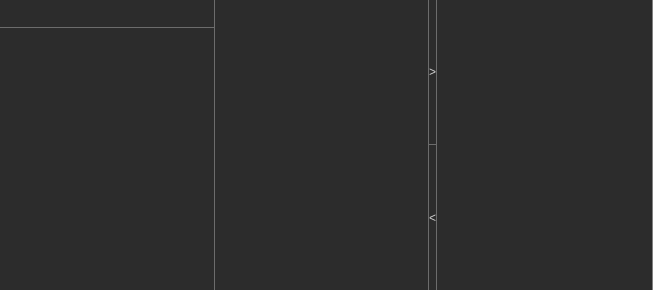
<?xml version="1.0" encoding="UTF-8"?>
<ui version="4.0">
 <class>DrinksWidget</class>
 <widget class="QWidget" name="DrinksWidget">
  <property name="geometry">
   <rect>
    <x>0</x>
    <y>0</y>
    <width>653</width>
    <height>290</height>
   </rect>
  </property>
  <property name="minimumSize">
   <size>
    <width>653</width>
    <height>0</height>
   </size>
  </property>
  <property name="focusPolicy">
   <enum>Qt::StrongFocus</enum>
  </property>
  <property name="windowTitle">
   <string>Form</string>
  </property>
  <property name="styleSheet">
   <string notr="true">QWidget {
	background: rgb(44,44,44);
	color: rgb(209,209,209);
}

QFrame#frame {
	border:none;
	border-right: 1px solid rgb(128,128,128);
}


QListView {
	border-right: 1px solid  rgb(108,108,108);
}

QListView::item:selected {
    background: rgb(80,80,80);
	border-right: 1px solid rgb(108,108,108);
}

QTreeView::item:selected {
    background: rgb(80,80,80);
}

QLineEdit {
	border: none;
	border-bottom: 1px solid  rgb(108,108,108);
	border-right: 1px solid  rgb(108,108,108);
}

QPushButton {
	color: rgb(209,209,209);
	border: none;
	border-right: 1px solid  rgb(108,108,108);
}
QPushButton#pushButtonAdd {
	border-bottom: 1px solid  rgb(108,108,108);
}</string>
  </property>
  <layout class="QHBoxLayout" name="horizontalLayout" stretch="0">
   <property name="spacing">
    <number>0</number>
   </property>
   <property name="leftMargin">
    <number>0</number>
   </property>
   <property name="topMargin">
    <number>0</number>
   </property>
   <property name="rightMargin">
    <number>0</number>
   </property>
   <property name="bottomMargin">
    <number>0</number>
   </property>
   <item>
    <widget class="QFrame" name="frame">
     <property name="frameShape">
      <enum>QFrame::StyledPanel</enum>
     </property>
     <property name="frameShadow">
      <enum>QFrame::Raised</enum>
     </property>
     <layout class="QHBoxLayout" name="horizontalLayout_2">
      <property name="spacing">
       <number>0</number>
      </property>
      <property name="leftMargin">
       <number>0</number>
      </property>
      <property name="topMargin">
       <number>0</number>
      </property>
      <property name="rightMargin">
       <number>0</number>
      </property>
      <property name="bottomMargin">
       <number>0</number>
      </property>
      <item>
       <layout class="QVBoxLayout" name="verticalLayout">
        <property name="spacing">
         <number>0</number>
        </property>
        <property name="leftMargin">
         <number>0</number>
        </property>
        <item>
         <widget class="QLineEdit" name="lineEditSearchDrink">
          <property name="minimumSize">
           <size>
            <width>0</width>
            <height>28</height>
           </size>
          </property>
          <property name="maximumSize">
           <size>
            <width>16777215</width>
            <height>35</height>
           </size>
          </property>
          <property name="clearButtonEnabled">
           <bool>true</bool>
          </property>
         </widget>
        </item>
        <item>
         <widget class="QListView" name="listViewDrinks">
          <property name="frameShape">
           <enum>QFrame::NoFrame</enum>
          </property>
          <property name="frameShadow">
           <enum>QFrame::Plain</enum>
          </property>
          <property name="selectionBehavior">
           <enum>QAbstractItemView::SelectRows</enum>
          </property>
          <property name="selectionRectVisible">
           <bool>true</bool>
          </property>
         </widget>
        </item>
       </layout>
      </item>
      <item>
       <widget class="QListView" name="listViewPlayers">
        <property name="frameShape">
         <enum>QFrame::NoFrame</enum>
        </property>
        <property name="frameShadow">
         <enum>QFrame::Plain</enum>
        </property>
        <property name="selectionBehavior">
         <enum>QAbstractItemView::SelectRows</enum>
        </property>
        <property name="selectionRectVisible">
         <bool>true</bool>
        </property>
       </widget>
      </item>
      <item>
       <layout class="QVBoxLayout" name="verticalLayout_2">
        <property name="spacing">
         <number>0</number>
        </property>
        <property name="leftMargin">
         <number>0</number>
        </property>
        <item>
         <widget class="QPushButton" name="pushButtonAdd">
          <property name="sizePolicy">
           <sizepolicy hsizetype="Minimum" vsizetype="Minimum">
            <horstretch>0</horstretch>
            <verstretch>0</verstretch>
           </sizepolicy>
          </property>
          <property name="focusPolicy">
           <enum>Qt::ClickFocus</enum>
          </property>
          <property name="text">
           <string>&gt;</string>
          </property>
          <property name="flat">
           <bool>true</bool>
          </property>
         </widget>
        </item>
        <item>
         <widget class="QPushButton" name="pushButtonRemove">
          <property name="sizePolicy">
           <sizepolicy hsizetype="Minimum" vsizetype="Minimum">
            <horstretch>0</horstretch>
            <verstretch>0</verstretch>
           </sizepolicy>
          </property>
          <property name="focusPolicy">
           <enum>Qt::ClickFocus</enum>
          </property>
          <property name="text">
           <string>&lt;</string>
          </property>
          <property name="flat">
           <bool>true</bool>
          </property>
         </widget>
        </item>
       </layout>
      </item>
      <item>
       <widget class="QTreeView" name="treeViewDrinkRound">
        <property name="frameShape">
         <enum>QFrame::NoFrame</enum>
        </property>
        <property name="frameShadow">
         <enum>QFrame::Plain</enum>
        </property>
        <property name="headerHidden">
         <bool>true</bool>
        </property>
       </widget>
      </item>
     </layout>
    </widget>
   </item>
  </layout>
 </widget>
 <tabstops>
  <tabstop>lineEditSearchDrink</tabstop>
  <tabstop>listViewDrinks</tabstop>
  <tabstop>pushButtonRemove</tabstop>
  <tabstop>pushButtonAdd</tabstop>
 </tabstops>
 <resources/>
 <connections/>
</ui>
